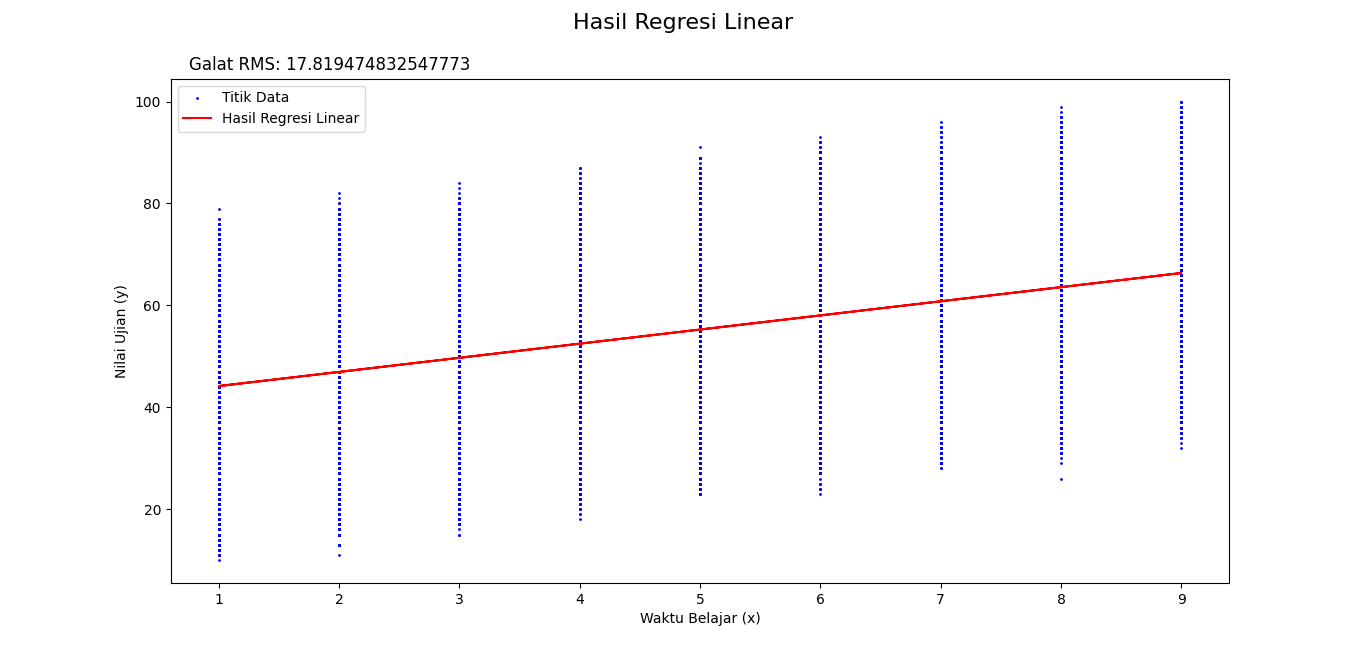

This chart was generated by the following Python code:
import pandas as pd
import numpy as np
import matplotlib.pyplot as plt
from sklearn.linear_model import LinearRegression
from sklearn.metrics import mean_squared_error

# Membaca data CSV dan mengambil kolom "Hours Studied" dan "Performance Index"
data = pd.read_csv('Student_Performance.csv')
X = data[['Hours Studied']]
y = data['Performance Index']

# Membuat model regresi linear
linear_model = LinearRegression()
linear_model.fit(X, y)

# Memprediksi menggunakan model regresi linear
y_predict_linear = linear_model.predict(X)

# Menghitung galat RMS untuk model regresi linear
rms_linear = np.sqrt(mean_squared_error(y, y_predict_linear))

# Plot grafik titik data dan hasil regresi linear
plt.figure(figsize=(10, 6))
plt.scatter(X, y, color='blue', label='Titik Data', s=1)
plt.plot(X, y_predict_linear, color='red', label= 'Hasil Regresi Linear')
plt.xlabel('Waktu Belajar (x)')
plt.ylabel('Nilai Ujian (y)')
plt.suptitle('Hasil Regresi Linear', fontsize=16)
plt.title(f'Galat RMS: {rms_linear}', fontsize=12, x=0.15)
plt.legend()
plt.show()

print(f'Galat RMS: {rms_linear}')
